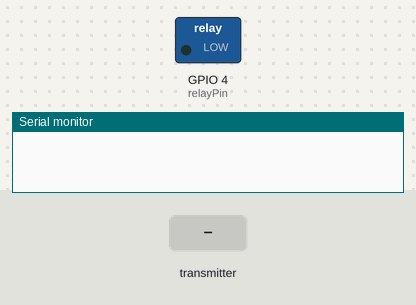
The sketch below on a simulated ESP32. Parts: switched loads named in the sketch (green lamp = pin HIGH), the last lines printed to the serial monitor. The test bench sets the inputs (shaded band).

Above: at 0.0 s.
At 3.2 s:
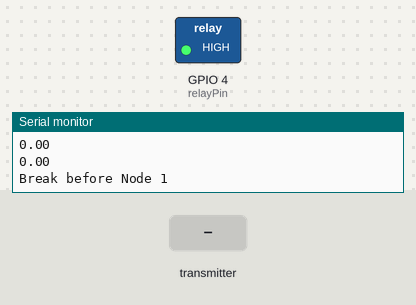
3.3 s: the transmitter starts sending id = 0
Timing chart, 0 to 6.3 s (numbered marks = the images above; inputs shaded):
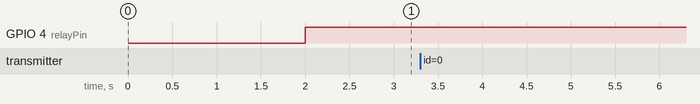

The sketch:

ESP32_Slave_Backup.ino
```cpp
#include <WiFi.h>
#include <esp_now.h>

#define relayPin 4

// Structure example to receive data
// Must match the sender structure
typedef struct struct_message {
  int id;
  float x;
  float y;
}struct_message;

// Create a struct_message called myData
struct_message myData;

// Create a structure to hold the readings from each board
struct_message board1;
struct_message board2;
struct_message board3;

unsigned long lastTime = 0;
unsigned long timerDelay = 1000;

// Create an array with all the structures
struct_message boardsStruct[3] = {board1, board2, board3};

// callback function that will be executed when data is received
void OnDataRecv(const uint8_t * mac_addr, const uint8_t *incomingData, int len) {
  char macStr[18];
  Serial.print("Packet received from: ");
  snprintf(macStr, sizeof(macStr), "%02x:%02x:%02x:%02x:%02x:%02x",
           mac_addr[0], mac_addr[1], mac_addr[2], mac_addr[3], mac_addr[4], mac_addr[5]);
  Serial.println(macStr);
  memcpy(&myData, incomingData, sizeof(myData));
  //Serial.printf("Board ID %u: %u bytes\n", myData.id, len);
  // Update the structures with the new incoming data
  boardsStruct[myData.id-1].x = myData.x;
  boardsStruct[myData.id-1].y = myData.y;
  //Serial.printf("x value: %d \n", boardsStruct[myData.id-1].x);
  //Serial.printf("y value: %d \n", boardsStruct[myData.id-1].y);
  //Serial.println();
}

void setup() {
  delay(2000);
  //Initialize Serial Monitor
  Serial.begin(115200);

  pinMode(relayPin,OUTPUT);
  digitalWrite(relayPin,LOW);

  //Set device as a Wi-Fi Station
  WiFi.mode(WIFI_STA);

  //Init ESP-NOW
  if (esp_now_init() != 0) {
    Serial.println("Error initializing ESP-NOW");
    return;
  }

  // Once ESPNow is successfully Init, we will register for recv CB to
  // get recv packer info
  esp_now_register_recv_cb(esp_now_recv_cb_t(OnDataRecv));
}

bool node1Status=true;
bool node2Status=true;

float node1Threshold=0.15;
float node2Threshold=0.15;
float node1node2Threshold=0.25;

int currCheck(float node1Curr, float node2Curr){
  if(node1Curr>=node1node2Threshold&&node2Curr>=node2Threshold)
    return 0;//Both loads connected
  else if(node1Curr>=node1Threshold&&node2Curr<=node2Threshold)
    return 1;//Node 1 working
  else if(node1Curr>=node1Threshold&&node1Curr<=node1node2Threshold&&node2Curr>=node2Threshold)
    return 2;//Node 2 working
  else if(node1Curr<=node1Threshold&&node2Curr<=node2Threshold)
    return 3;//Both loads are not connected
  return 999;
}

void loop() {
  if ((millis() - lastTime) > timerDelay) {
    // Set values to send
    float node1Curr = boardsStruct[0].x;//Node 1 current sensor
    float node1Flex = boardsStruct[0].y;//Node 1 flex sensor
    float node2Curr = boardsStruct[1].x;//Node 2 current sensor
    float node2Flex = boardsStruct[1].y;//Node 2 flex sensor
    float node3Curr = boardsStruct[2].x;//Node 3 current sensor
    float node3Flex = boardsStruct[2].y;//Node 3 flex sensor
    Serial.println(node1Curr);
    Serial.println(node1Flex);
    Serial.println("........");
    Serial.println(node2Curr);
    Serial.println(node2Flex);
    Serial.println("........");
    Serial.println(node3Curr);
    Serial.println(node3Flex);
    int currStatus = currCheck(node1Curr, node2Curr);
    if(currStatus==0){
      Serial.println("Load at Both Nodes");
      digitalWrite(relayPin,LOW);
    }
    else if(currStatus==1){
      Serial.println("Break after Node 2");
      digitalWrite(relayPin,HIGH);
    }
    else if(currStatus==2){
      Serial.println("Break between Node 1 and Node 2");
      digitalWrite(relayPin,HIGH);
    }
    else if(currStatus==3){
      Serial.println("Break before Node 1");
      digitalWrite(relayPin,HIGH);
    }
    else if(currStatus==999){
      Serial.println("Error");
    }
    Serial.println();
    lastTime = millis();
    // node1Curr=(Node1Curr>0.09)?node1Curr:0.00;
    // node2Curr=(Node2Curr>0.09)?node2Curr:0.00;
    // node3Curr=(Node3Curr>0.09)?node3Curr:0.00;

  }
}
```
